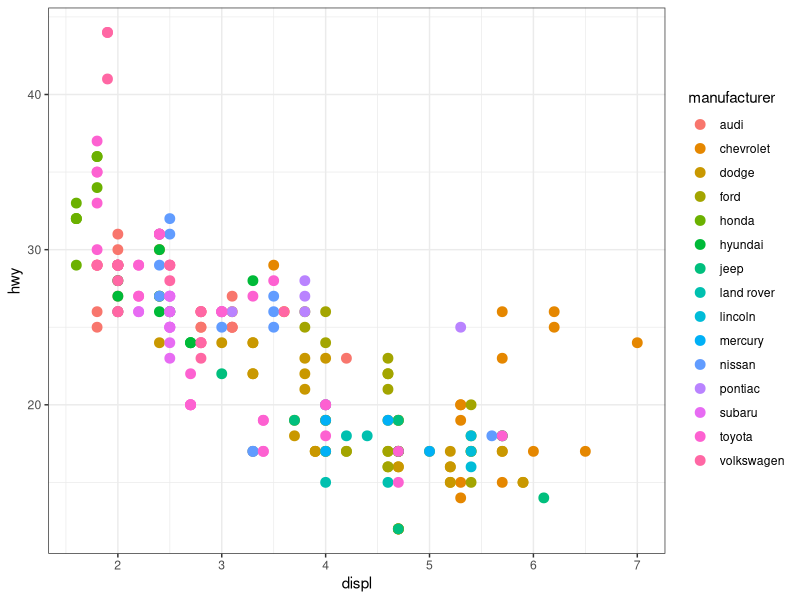
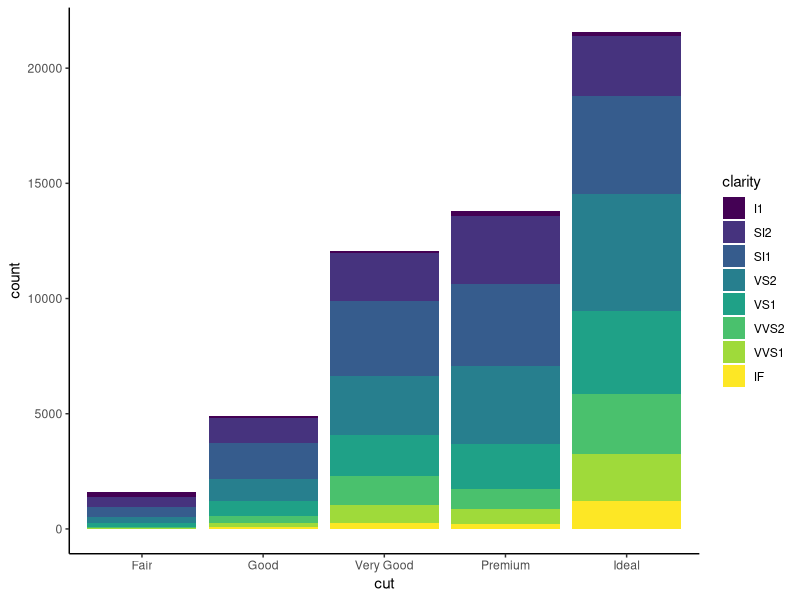
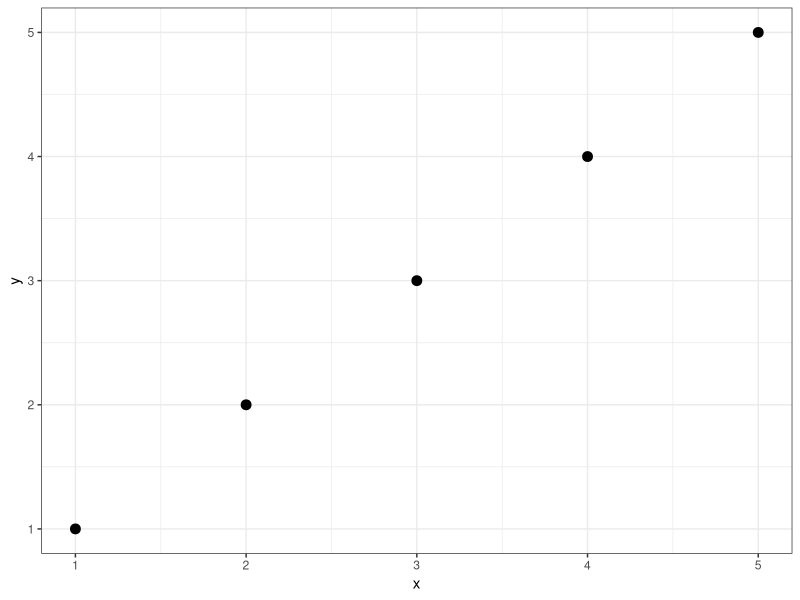
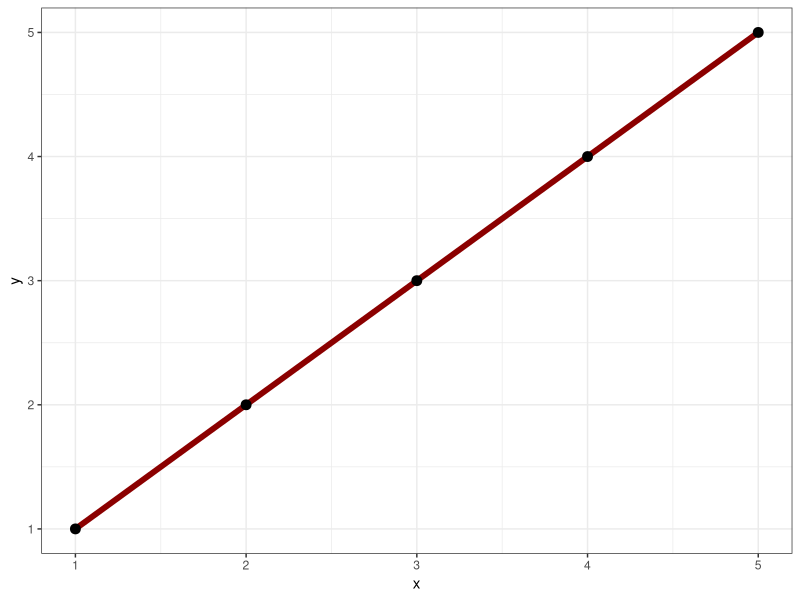

Here is the R script that generated these plots, in order: (Note: this script raises an error after producing the figures.)
library(tidyverse)

mpg <- mpg
mpg$cyl <- as.factor(mpg$cyl)
mpg$manufacturer <- as.factor(mpg$manufacturer)
ggplot(mpg) + geom_point(aes(displ,hwy, col = manufacturer), size= 3)+ theme_bw()

jpeg("C:/R_Packages/UCL_Workshops/Intro_to_DV/Plots/mpg_manufacturer.jpg",
     width = 5, height = 5, units = "in",
     res = 300) 
dev.off()

diamonds <- diamonds
diamonds 

ggplot(diamonds) +
  geom_bar(aes(cut, fill = clarity), position = "stack") + 
  theme_classic()
jpeg("C:/R_Packages/UCL_Workshops/Intro_to_DV/Plots/Diamonds_Cut_Clarity.jpg",
     width = 5, height = 5, units = "in",
     res = 300) 
dev.off()


ND <- tibble::tibble(
  x = seq(1,5),
  y = seq(1,5))

ggplot(ND) + geom_point(aes(x,y), size= 3)+ theme_bw()
jpeg("C:/R_Packages/UCL_Workshops/Intro_to_DV/Plots/ND_Discrete.jpg",
     width = 5, height = 5, units = "in",
     res = 300) 
dev.off()

ggplot(ND) + geom_line(aes(x,y), size= 2, col = "darkred")+
  geom_point(aes(x,y), size= 3) + theme_bw()

jpeg("C:/R_Packages/UCL_Workshops/Intro_to_DV/Plots/ND_Cont.jpg",
     width = 5, height = 5, units = "in",
     res = 300) 
dev.off()

ggplot(movies_df) +
  geom_bar(aes(Genre)) + 
  theme_classic()
jpeg("C:/R_Packages/UCL_Workshops/Intro_to_DV/Plots/Movies_Bar.jpg",
     width = 7, height = 7, units = "in",
     res = 300) 
dev.off()

ggplot(movies_df) +
  geom_bar(aes(Genre)) + 
  coord_flip() + 
  theme_classic()
jpeg("C:/R_Packages/UCL_Workshops/Intro_to_DV/Plots/Movies_Bar_Flip.jpg",
     width = 7, height = 7, units = "in",
     res = 300) 
dev.off()

ggplot(movies_df) +
  geom_histogram(aes(Runtime), col = "white", binwidth = 10) + 
  theme_classic()
jpeg("C:/R_Packages/UCL_Workshops/Intro_to_DV/Plots/Movies_RT_10.jpg",
     width = 7, height = 7, units = "in",
     res = 300) 
dev.off()

ggplot(movies_df) +
  geom_histogram(aes(Runtime), col = "white", binwidth = 20) + 
  theme_classic()
jpeg("C:/R_Packages/UCL_Workshops/Intro_to_DV/Plots/Movies_RT_20.jpg",
     width = 7, height = 7, units = "in",
     res = 300) 
dev.off()

ggplot(movies_df) +
  geom_point(aes(Rating, Runtime, col = Genre), size = 3) + 
  theme_classic()
jpeg("C:/R_Packages/UCL_Workshops/Intro_to_DV/Plots/Movies_Scatter_Col.jpg",
     width = 7, height = 7, units = "in",
     res = 300) 
dev.off()

ggplot(movies_df) +
  geom_point(aes(Rating, Runtime, size = Rank)) + 
  theme_classic()
jpeg("C:/R_Packages/UCL_Workshops/Intro_to_DV/Plots/Movies_Bubble.jpg",
     width = 7, height = 7, units = "in",
     res = 300) 
dev.off()


ggplot(movies_df) +
  geom_boxplot(aes(Genre, Rating)) + 
  theme_classic()
jpeg("C:/R_Packages/UCL_Workshops/Intro_to_DV/Plots/Movies_Boxplot.jpg",
     width = 7, height = 7, units = "in",
     res = 300) 
dev.off()


ggplot(movies_df) +
  geom_violin(aes(Genre, Rating)) + 
  geom_point(aes(Genre, Rating), size = 3) +
  theme_classic()
jpeg("C:/R_Packages/UCL_Workshops/Intro_to_DV/Plots/Movies_Violin_Points.jpg",
     width = 7, height = 7, units = "in",
     res = 300) 
dev.off()


ggplot(diamonds) +
  geom_bar(aes(cut, fill = clarity), position = "stack") + 
  coord_polar() + 
  theme_classic()
jpeg("C:/R_Packages/UCL_Workshops/Intro_to_DV/Plots/Diamonds_Polar.jpg",
     width = 7, height = 7, units = "in",
     res = 300) 
dev.off()

ggplot(movies_df) +
  geom_point(aes(Runtime, Rating)) +
  facet_wrap(~Genre, nrow = 2) +
  theme_bw()
jpeg("C:/R_Packages/UCL_Workshops/Intro_to_DV/Plots/Movies_Facet.jpg",
     width = 7, height = 7, units = "in",
     res = 300) 
dev.off()

ggplot(movies_df) +
  geom_point(aes(Runtime, Rating)) +
  geom_smooth(aes(Runtime, Rating)) +
  theme_bw()
jpeg("C:/R_Packages/UCL_Workshops/Intro_to_DV/Plots/Movies_Combined_Chart.jpg",
     width = 7, height = 7, units = "in",
     res = 300) 
dev.off()

ggplot(diamonds, aes(x=carat,y=price))+
  stat_binhex(colour="white",na.rm=TRUE)+
  scale_fill_gradientn(colours=c("lightgrey","red"),name = "Frequency",na.value="white") +
  theme_classic()
jpeg("C:/R_Packages/UCL_Workshops/Intro_to_DV/Plots/Diamonds_Hex.jpg",
     width = 7, height = 7, units = "in",
     res = 300) 
dev.off()

library(maps)

all_states <- map_data("state")
all_states
head(all_states)

voters$region <- voters$state
voters$region <- tolower(voters$region)
Total <- merge(all_states, voters, by="region")
head(Total)

ggplot() +
  geom_polygon(data=Total, aes(x=long, y=lat, group = group, fill=Total$eligible_voters),colour="white") +
  scale_fill_continuous(low = "thistle2", high = "darkred", guide="colorbar") +
  theme_bw()  +
  labs(fill = "Number of Voters" ,title = "Voter Turnout by State for 2016 Presidential Election", x="", y="") +
  scale_y_continuous(breaks=c()) +
  scale_x_continuous(breaks=c()) +
  theme(panel.border =  element_blank())

jpeg("C:/R_Packages/UCL_Workshops/Intro_to_DV/Plots/Voters_Map.jpg",
     width = 7, height = 5, units = "in",
     res = 300) 
dev.off()


